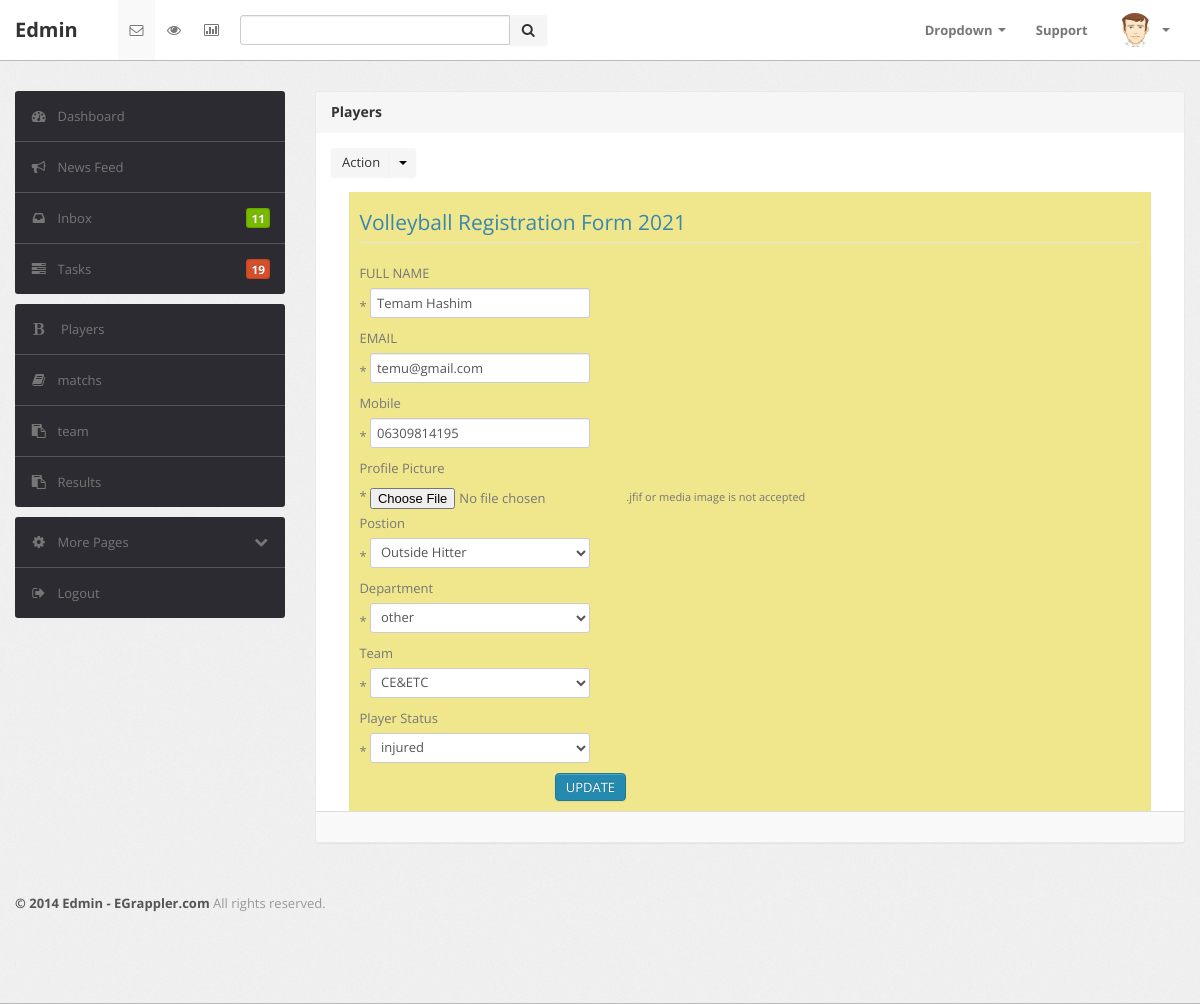
The page /Admin/edit_player.php?edit_key=23 on the database its author committed.
### tables this page shows
CREATE TABLE `player` (
  `player_id` int(11) NOT NULL,
  `player_name` varchar(255) NOT NULL,
  `player_position` varchar(255) NOT NULL,
  `player_status` varchar(255) NOT NULL DEFAULT 'available',
  `player_dept` varchar(255) NOT NULL,
  `player_team` varchar(255) NOT NULL,
  `player_image` varchar(255) NOT NULL DEFAULT 'client.png',
  `player_email` varchar(255) NOT NULL,
  `player_mobile` varchar(255) NOT NULL
);

### Admin/edit_player.php (the view, shortened to what this page needs)
<?php include "includes/header.php"; ?>
                    <div class="span9">
                        <div class="content">
                            <div class="module message">
                                <div class="module-head">
                                    <h3>
                                        Players</h3>
                                </div>
                                <div class="module-option clearfix">
                                    <div class="pull-left">
                                        <div class="btn-group">
                                            <button class="btn">
                                                Action</button>
                                            <button class="btn dropdown-toggle" data-toggle="dropdown">
                                                <span class="caret"></span>
                                            </button>
                                        </div>
                                    </div>
                                </div>
<?php
    if(isset($_GET['edit_key'])){
      $p_id = $_GET['edit_key'];
      $query = "SELECT * FROM player WHERE player_id = $p_id";
      $result = mysqli_query($connect,$query);
      $row = mysqli_fetch_array($result);
      $p_name = $row['player_name'];
      $p_email = $row['player_email'];
      $p_mobile = $row['player_mobile'];
      $p_team = $row['player_team'];
      $p_dept = $row['player_dept'];
      $p_position = $row['player_position'];
      $p_status = $row['player_status'];
    }
?>
<div class="inner-page-banner">
      <div  style="margin:auto;width:90%;padding:10px;background:#f0e68c">
        <form action="" method="POST"  enctype="multipart/form-data" role="form">
          <legend class="text-info text-center"> Volleyball Registration Form 2021 </legend>
          <div class="form-group">
            <label for="name">FULL NAME</label><span class="text-danger">*</span>
            <input type="text" class="form-control" id="name" name="name" placeholder="Name" value="<?php echo $p_name;?>" required>
          </div>
          <div class="form-group">
            <label for="email">EMAIL</label><span class="text-danger">*</span>
            <input type="text" class=" form-control" id="email" name="email" placeholder="Email" value="<?php echo $p_email;?>" required>
          </div>
          <div class="form-group">
            <label for="mobile">Mobile</label><span class="text-danger">*</span>
            <input type="text" class=" form-control" id="mobile" name="mobile" placeholder="Mobile" value="<?php echo $p_mobile;?>" required>
          </div>
          <div class="form-group">
            <label for="avatar">Profile Picture</label><span class="text-danger">*</span>
            <input type="file" accept="image/*" class="form-control" name="avatar" id="avatar" >
            <small color="red">.jfif or media image is not accepted</small>
          </div>
          <div class="form-group">
            <label for="position">Postion</label><span class="text-danger">*</span>
            <select  class=" form-control" name="position" id="position" required>
              <option value="<?php echo $p_position; ?>"><?php echo $p_position; ?></option>
            </select>
          </div>
          <div class="form-group">
            <label for="mobile">Department</label><span class="text-danger">*</span>
            <select class=" form-control" name="dept" id="dept" required>
              <option value="<?php echo $p_dept; ?>"><?php echo $p_dept; ?></option>
            </select>
          </div>
          <div class="form-group">
            <label for="team">Team</label><span class="text-danger">*</span>
            <select class=" form-control" name="team" id="team" required>
              <option value="<?php echo $p_team; ?>"><?php echo $p_team; ?></option>
            </select>
          </div>
          <div class="form-group">
            <label for="status">Player Status</label><span class="text-danger">*</span>
            <select class=" form-control" name="status" id="status" required>
            <option value="<?php echo $p_status; ?>"><?php echo $p_status; ?></option>
            </select>
          </div>
          <div  style="margin:auto;width:50%;">
            <button type="submit" class="btn btn-primary" name="update">UPDATE</button>
          </div>
        </form>
</div>
                                <div class="module-foot">
                                </div>
                            </div>
                        </div>
                    </div>
                </div>
            </div>
        </div>
<?php include "includes/footer.php"; ?>

### Admin/css/theme.css (style rules this page uses)
body { font-size: 13px; font-family: 'Open Sans', Arial, sans-serif; background: #fff; color: #777 }
h1, h2, h3, h4, h5, h6 { color: #333; margin-top: 0 }
h3 { font-size: 20px }
small, .small { font-size: 11px }
form { margin: 0 }
select, textarea, input[type="text"], input[type="password"], input[type="datetime"], input[type="datetime-local"], input[type="date"], input[type="month"], input[type="time"], input[type="week"], input[type="number"], input[type="email"], input[type="url"], input[type="search"], input[type="tel"], input[type="color"], .uneditable-input, label, input, button, select, textarea { -webkit-border-radius: 3px; -moz-border-radius: 3px; border-radius: 3px; font-size: 13px; font-family: 'Open Sans', Tahoma, Arial, sans-serif }
.module { background: #fff; -webkit-border-radius: 3px; -moz-border-radius: 3px; border-radius: 3px; border: 1px solid #ccc; border-bottom-color: #bbb; -webkit-box-shadow: 0 0 1px rgba(0,0,0,0.2); -moz-box-shadow: 0 0 1px rgba(0,0,0,0.2); box-shadow: 0 0 1px rgba(0,0,0,0.2); margin-bottom: 30px }
.btn, .btn-box { -webkit-border-radius: 3px; -moz-border-radius: 3px; border-radius: 3px }
.btn { font-size: 13px; font-weight: 600 }
.btn-group>.btn:first-child { -webkit-border-top-left-radius: 3px; -moz-border-radius-topleft: 3px; border-top-left-radius: 3px; -webkit-border-bottom-left-radius: 3px; -moz-border-radius-bottomleft: 3px; border-bottom-left-radius: 3px }
.btn-group>.btn, .btn-group>.dropdown-menu, .btn-group>.popover { font-size: 13px }
.btn { display: inline-block; margin-bottom: 0; font-weight: 400; text-align: center; vertical-align: middle; cursor: pointer; background-image: none; border: 1px solid transparent; white-space: nowrap; padding: 4px 10px; font-size: 13px; line-height: 1.42857; border-radius: 4px; -webkit-user-select: none; -moz-user-select: none; -ms-user-select: none; user-select: none }
.btn-primary { color: #fff; background-color: #248aaf; border-color: #20799a }
.module { box-shadow: 0 0 3px rgba(0,0,0,.1); border-color: #e9e9e9; margin-bottom: 20px; background-color: #fff; border-radius: 4px; -webkit-box-shadow: 0 1px 1px rgba(0,0,0,.05); box-shadow: 0 1px 1px rgba(0,0,0,.05); }
.module-head { color: #767676; background-color: #f6f6f6; border-color: #e9e9e9; padding: 10px 15px; border-bottom: 1px solid transparent; border-top-right-radius: 3px; border-top-left-radius: 3px; }
.module-head h3 { font-size: 14px; line-height: 20px; height: 20px; margin: 0 }
.module-option { border-bottom: 1px solid #e5e5e5; padding: 15px 0; margin: 0 15px }
.module-foot { background: #f9f9f9; border-top: 1px solid #ddd; -webkit-border-radius: 0 0 2px 2px; -moz-border-radius: 0 0 2px 2px; border-radius: 0 0 2px 2px; padding: 15px }
.message .module-option { border-bottom: 0 }

### rows shown on the page
player: name "Temam Hashim", email "temu@gmail.com", mobile "06309814195", position "Outside Hitter", dept "other", team "CE&ETC", status "injured"
